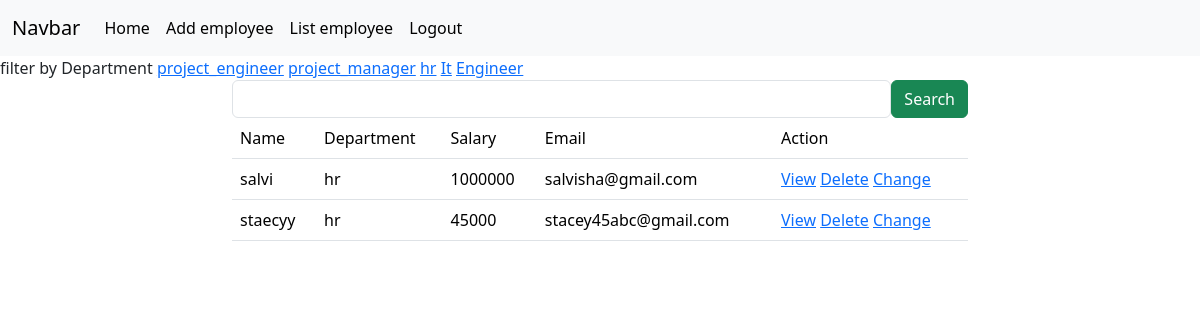
Screenshot of /employees/all/?department=hr (signed in) with the database file from the repository.
### crm/models.py (models this page shows, shortened)
class Employees(models.Model):
    name=models.CharField(max_length=200)
    department=models.CharField(max_length=200)
    salary=models.PositiveIntegerField()
    email=models.EmailField(unique=True)
    age=models.PositiveIntegerField()
    contact=models.CharField(null=True,max_length=200,blank=True)
    profile_pic=models.ImageField(upload_to="images",null=True,blank=True)
    dob=models.DateField(null=True,blank=True)

### crm/views.py (the view, shortened to what this page needs)
# urls.py: path("employees/all/",views.EmployeeListView.as_view(),name="emp-all"),
@method_decorator(signin_required,name="dispatch")
class EmployeeListView(View):
    def get(self,request,*args,**kwargs):
            qs=Employees.objects.all()
            departments=Employees.objects.all().values_list("department",flat=True).distinct()
            print(departments)
            if "department" in request.GET:
                dept=request.GET.get("department")
                qs=qs.filter(department__iexact=dept)
            return render (request,"emp_list.html",{"data":qs,"departments":departments})

### crm/views.py (called while the page is built)
def signin_required(fn):                                             #decorat0rs
    def wrapper(request,*args,**kwargs):
        if not request.user.is_authenticated:
            messages.error(request,"invalid session")
            return redirect("signin")
        else:
            return fn(request,*args,**kwargs)
    return wrapper

### crm/templates/emp_list.html (shortened to what this page needs)
{%extends 'base.html'%}
{%block body_block%}
<div>
    filter by Department
    {%for dep in departments%}
        <a href="{%url 'emp-all'%}?department={{dep}}">{{dep}}</a>
    {%endfor%}
</div>
<div class="container">
    <div class="row">
        <div class="col-2"></div>
        <div class="col-8">
            <form action="" method="post">
                <div class="d-flex">
                    <input type="text" name="box" class="form-control">
                    <button type="submit" class="btn btn-success">Search</button>
                </div>
            </form>
        </div>
        <div class="container ">
            <div class="row">
                <div class="col-2"></div>
                <div class="col-8">
                    <table class="table">
                        <tr>
                            <td>Name</td>
                            <td>Department</td>
                            <td>Salary</td>
                            <td>Email</td>
                            <td>Action</td>
                        </tr>
                        {%for emp in data%}
                        <tr>
                            <td>{{emp.name}}</td>
                            <td>{{emp.department}}</td>
                            <td>{{emp.salary}}</td>
                            <td>{{emp.email}}</td>
                            <td>
                                <a href="{%url 'emp-details' emp.id%}">View</a>
                                <a href="{%url 'emp-delete' emp.id%}">Delete</a>
                                <a href="{%url 'emp-edit' emp.id%}">Change</a>
                            </td>
                        </tr>
                        {%endfor emp in data%}
                    </table>
                </div>
                <div class="col-2"></div>
            </div>
        </div>
        {%endblock%}

### rows the page displays
Employees: name "salvi", department "hr", salary "1000000", email "salvisha@gmail.com"
Employees: name "staecyy", department "hr", salary "45000", email "stacey45abc@gmail.com"

### other values shown
{{ dep }} "project_engineer" "project_manager" "hr" "It" "Engineer"
